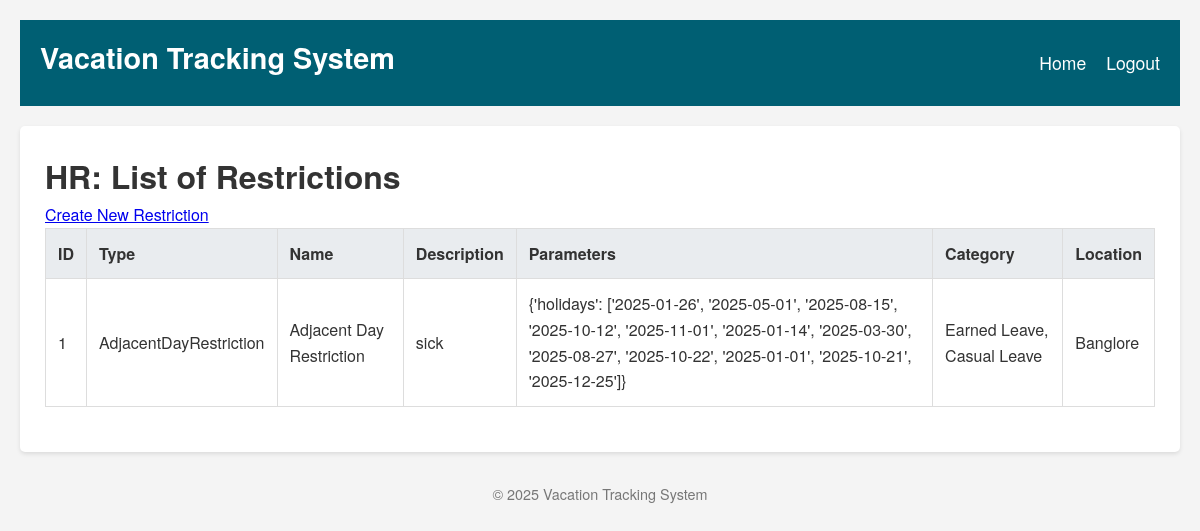
Before: /leave/hr/restrictions/ (signed in) with the older database file.
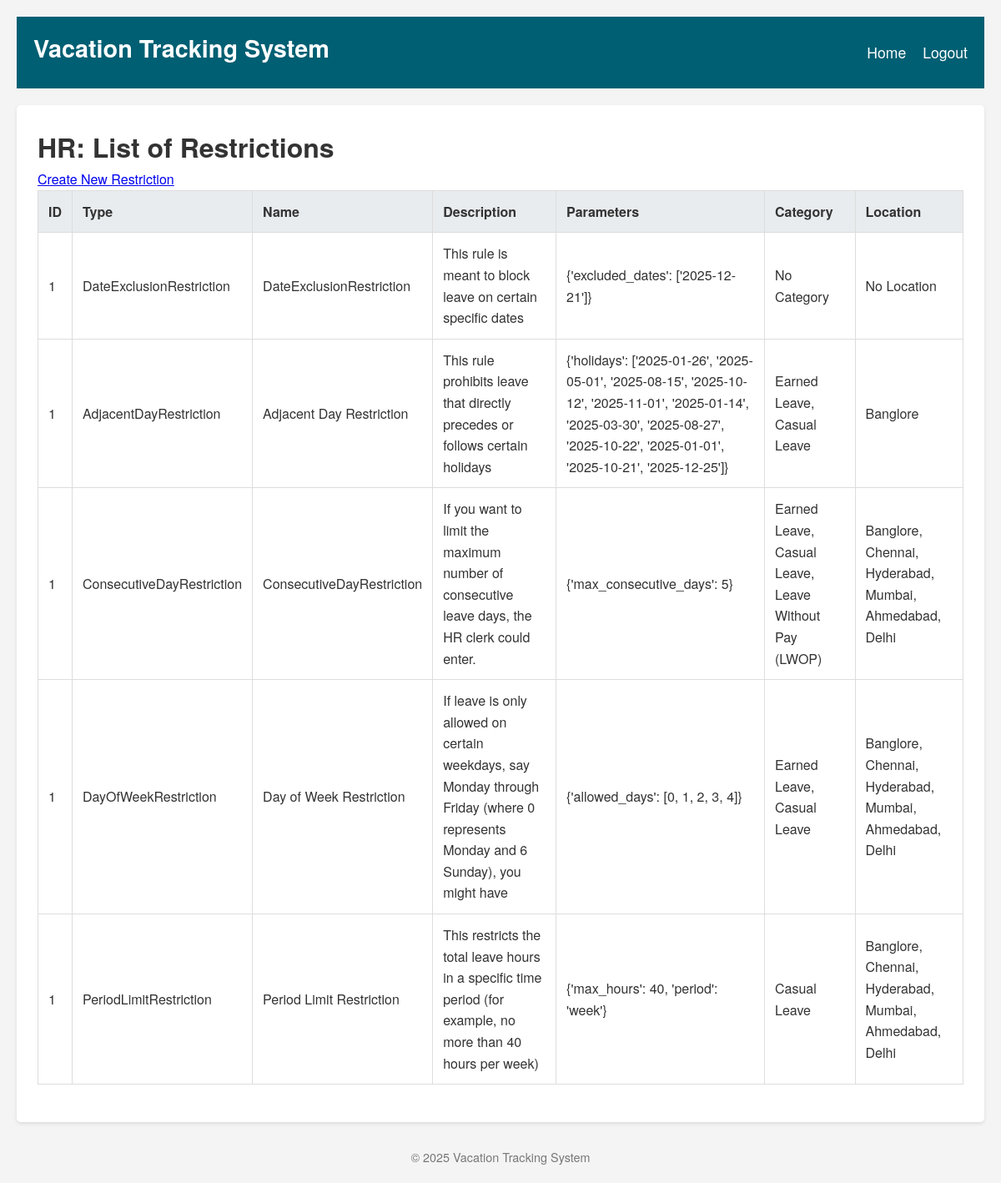
After: the same page with the newer database file.
### leave/models.py (models this page shows, shortened)
class Restriction(models.Model):
    name = models.CharField(max_length=255)
    description = models.TextField(blank=True)
    category = models.ManyToManyField(Category, blank=True, related_name='%(class)s_restrictions')
    location = models.ManyToManyField(Location, blank=True, related_name='%(class)s_restrictions')
    parameters = models.JSONField(default=dict, blank=True)
    class Meta:
        abstract = True

class AdjacentDayRestriction(Restriction):
    """
    Ensures vacation time is not taken directly adjacent to specified holidays.
    Expects a parameter "holidays": a list of ISO date strings.
    """

class Category(models.Model):
    name = models.CharField(max_length=100)
    description = models.TextField(blank=True)

class Location(models.Model):
    name = models.CharField(max_length=255)
    address = models.TextField(blank=True, null=True)  # Optional address field.

class DateExclusionRestriction(Restriction):
    """
    Prevents requests on specified dates.
    Expects a parameter "excluded_dates": a list of ISO date strings.
    """

class ConsecutiveDayRestriction(Restriction):
    """
    Limits the number of consecutive days off.
    Expects a parameter "max_consecutive_days": an integer.
    """

class DayOfWeekRestriction(Restriction):
    """
    Restricts requests to specified days of the week.
    Expects a parameter "allowed_days": a list of weekday numbers (0=Monday, 6=Sunday).
    """

class PeriodLimitRestriction(Restriction):
    """
    Limits total hours of leave in a given period (e.g., week or month).
    Expects parameters:
      - "max_hours": maximum allowed hours.
      - "period": string indicating the period ('week' or 'month').
    """

### leave/views.py (the view)
# urls.py: path('hr/restrictions/', views.hr_restriction_list, name='hr_restriction_list'),
@login_required
def hr_restriction_list(request):
    if request.user.role != 'hr_clerk':
        return HttpResponse("Permission denied", status=403)
    restrictions = []
    restrictions += list(DateExclusionRestriction.objects.all())
    restrictions += list(AdjacentDayRestriction.objects.all())
    restrictions += list(ConsecutiveDayRestriction.objects.all())
    restrictions += list(CoworkerRestriction.objects.all())
    restrictions += list(DayOfWeekRestriction.objects.all())
    restrictions += list(PeriodLimitRestriction.objects.all())
    context = {'restrictions': restrictions}
    return render(request, 'vts/hr_restriction_list.html', context)

### leave/templatetags/custom_filters.py (called while the page is built)
@register.filter
def get_class_name(obj):
    return obj.__class__.__name__

### leave/templates/vts/hr_restriction_list.html
{% extends "base.html" %}
{% load custom_filters %}
{% block content %}
  <h1>HR: List of Restrictions</h1>
  <p><a href="{% url 'hr_restriction_create' %}">Create New Restriction</a></p>
  <table border="1" cellspacing="0" cellpadding="5">
    <thead>
      <tr>
        <th>ID</th>
        <th>Type</th>
        <th>Name</th>
        <th>Description</th>
        <th>Parameters</th>
        <th>Category</th>
        <th>Location</th>
      </tr>
    </thead>
    <tbody>
      {% for restr in restrictions %}
        <tr>
          <td>{{ restr.id }}</td>
          <td>{{ restr|get_class_name }}</td>
          <td>{{ restr.name }}</td>
          <td>{{ restr.description }}</td>
          <td>{{ restr.parameters }}</td>
          <td>
            {% for cat in restr.category.all %}
              {{ cat.name }}{% if not forloop.last %}, {% endif %}
            {% empty %}
              No Category
            {% endfor %}
          </td>
          <td>
              {% for loc in restr.location.all %}
                {{ loc.name }}{% if not forloop.last %}, {% endif %}
              {% empty %}
                No Location
              {% endfor %}
          </td>
        </tr>
      {% empty %}
        <tr>
          <td colspan="7">No restrictions found.</td>
        </tr>
      {% endfor %}
    </tbody>
  </table>
{% endblock %}

Changed rows visible on the page:
added DateExclusionRestriction: id "1", name "DateExclusionRestriction", description "This rule is meant to block leave on certain specific dates", parameters "{'excluded_dates': ['2025-12-21']}"
changed AdjacentDayRestriction "Adjacent Day Restriction": description "sick" → "This rule prohibits leave that directly precedes or follows certain holidays"
added ConsecutiveDayRestriction: id "1", name "ConsecutiveDayRestriction", description "If you want to limit the maximum number of consecutive leave days, the HR clerk could enter.", parameters "{'max_consecutive_days': 5}", Category (name "Earned Leave"), Category (name "Casual Leave"), Location (name "Banglore")
now on this page (row unchanged): Category: name "Leave Without Pay (LWOP)", shown under "1"
now on this page (row unchanged): Location: name "Chennai"
now on this page (row unchanged): Location: name "Hyderabad"
now on this page (row unchanged): Location: name "Mumbai"
now on this page (row unchanged): Location: name "Ahmedabad"
now on this page (row unchanged): Location: name "Delhi"
added DayOfWeekRestriction: id "1", restr "DayOfWeekRestriction", name "Day of Week Restriction", description "If leave is only allowed on certain weekdays, say Monday through Friday (where 0 represents Monday and 6 Sunday), you might have", parameters "{'allowed_days': [0, 1, 2, 3, 4]}", Category (name "Earned Leave"), Category (name "Casual Leave"), Location (name "Banglore")
added PeriodLimitRestriction: id "1", restr "PeriodLimitRestriction", name "Period Limit Restriction", description "This restricts the total leave hours in a specific time period (for example, no more than 40 hours per week)", parameters "{'max_hours': 40, 'period': 'week'}", Category (name "Casual Leave"), Location (name "Banglore")
